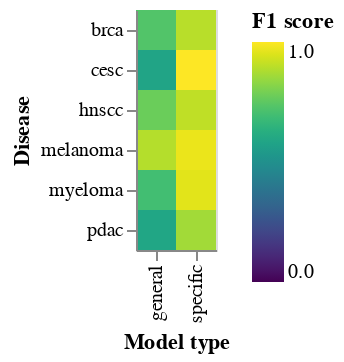

Notebook source saved alongside this figure:
### Code cell
chart = alt.Chart(df).mark_rect().encode(
    x=alt.X('Model type:N'),
    y=alt.Y('Disease:N'),
    color=alt.Color('F1 score:Q', scale=alt.Scale(zero=True, scheme='viridis'))
)
chart

### Figure 1 — Vega-Lite specification as saved in the notebook (floating-point values rounded to 4 significant figures)
{"config": {"view": {"continuousWidth": 400, "continuousHeight": 300}}, "data": {"name": "data-f39fe318a35cfc73fab85b5b70088f29"}, "mark": "rect", "encoding": {"color": {"type": "quantitative", "field": "F1 score", "scale": {"scheme": "viridis", "zero": true}}, "x": {"type": "nominal", "field": "Model type"}, "y": {"type": "nominal", "field": "Disease"}}, "$schema": "https://vega.github.io/schema/vega-lite/v4.8.1.json", "datasets": {"data-f39fe318a35cfc73fab85b5b70088f29": [{"Disease": "brca", "Model type": "specific", "F1 score": 0.8507}, {"Disease": "brca", "Model type": "general", "F1 score": 0.6952}, {"Disease": "cesc", "Model type": "specific", "F1 score": 0.9519}, {"Disease": "cesc", "Model type": "general", "F1 score": 0.5557}, {"Disease": "hnscc", "Model type": "specific", "F1 score": 0.8603}, {"Disease": "hnscc", "Model type": "general", "F1 score": 0.7365}, {"Disease": "melanoma", "Model type": "specific", "F1 score": 0.9241}, {"Disease": "melanoma", "Model type": "general", "F1 score": 0.8452}, {"Disease": "myeloma", "Model type": "specific", "F1 score": 0.9105}, {"Disease": "myeloma", "Model type": "general", "F1 score": 0.6639}, {"Disease": "pdac", "Model type": "specific", "F1 score": 0.821}, {"Disease": "pdac", "Model type": "general", "F1 score": 0.5642}]}}
